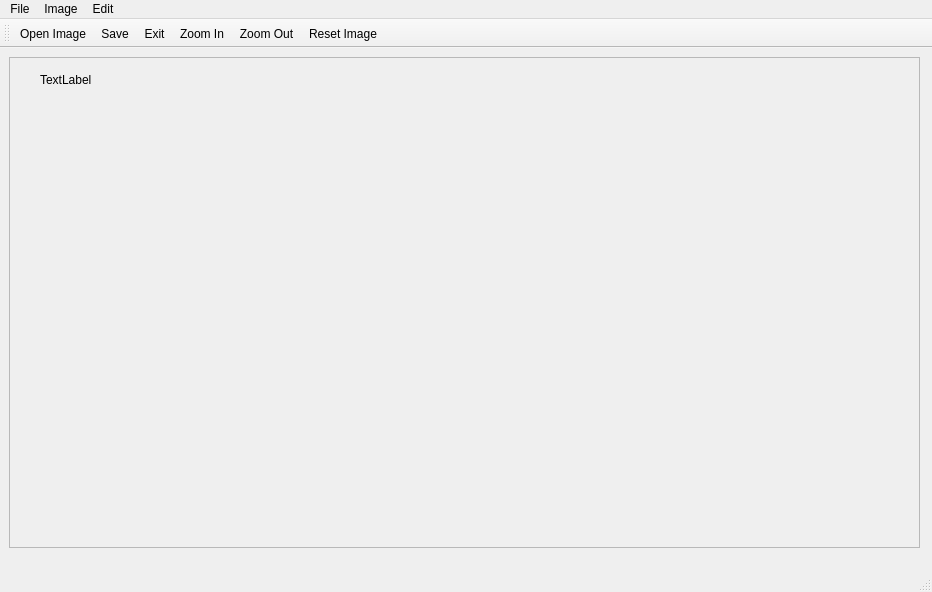
<?xml version="1.0" encoding="UTF-8"?>
<ui version="4.0">
 <class>MainWindow</class>
 <widget class="QMainWindow" name="MainWindow">
  <property name="geometry">
   <rect>
    <x>0</x>
    <y>0</y>
    <width>932</width>
    <height>592</height>
   </rect>
  </property>
  <property name="windowTitle">
   <string>MainWindow</string>
  </property>
  <widget class="QWidget" name="centralwidget">
   <widget class="QScrollArea" name="scrollArea">
    <property name="geometry">
     <rect>
      <x>9</x>
      <y>9</y>
      <width>911</width>
      <height>491</height>
     </rect>
    </property>
    <property name="widgetResizable">
     <bool>true</bool>
    </property>
    <widget class="QWidget" name="scrollAreaWidgetContents">
     <property name="geometry">
      <rect>
       <x>0</x>
       <y>0</y>
       <width>909</width>
       <height>489</height>
      </rect>
     </property>
     <widget class="QLabel" name="label">
      <property name="geometry">
       <rect>
        <x>30</x>
        <y>10</y>
        <width>79</width>
        <height>23</height>
       </rect>
      </property>
      <property name="text">
       <string>TextLabel</string>
      </property>
     </widget>
    </widget>
   </widget>
  </widget>
  <widget class="QMenuBar" name="menubar">
   <property name="geometry">
    <rect>
     <x>0</x>
     <y>0</y>
     <width>932</width>
     <height>29</height>
    </rect>
   </property>
   <widget class="QMenu" name="menuFile">
    <property name="title">
     <string>File</string>
    </property>
    <addaction name="actionOpen_Image"/>
    <addaction name="actionSave"/>
    <addaction name="actionExit"/>
   </widget>
   <widget class="QMenu" name="menuImage">
    <property name="title">
     <string>Image</string>
    </property>
    <addaction name="actionZoom_In"/>
    <addaction name="actionZoom_Out"/>
   </widget>
   <widget class="QMenu" name="menuEdit">
    <property name="title">
     <string>Edit</string>
    </property>
    <addaction name="actionReset_Image"/>
   </widget>
   <addaction name="menuFile"/>
   <addaction name="menuImage"/>
   <addaction name="menuEdit"/>
  </widget>
  <widget class="QStatusBar" name="statusbar"/>
  <widget class="QToolBar" name="toolBar">
   <property name="windowTitle">
    <string>toolBar</string>
   </property>
   <attribute name="toolBarArea">
    <enum>TopToolBarArea</enum>
   </attribute>
   <attribute name="toolBarBreak">
    <bool>false</bool>
   </attribute>
   <addaction name="actionOpen_Image"/>
   <addaction name="actionSave"/>
   <addaction name="actionExit"/>
   <addaction name="actionZoom_In"/>
   <addaction name="actionZoom_Out"/>
   <addaction name="actionReset_Image"/>
  </widget>
  <action name="actionOpen_Image">
   <property name="text">
    <string>Open Image</string>
   </property>
   <property name="shortcut">
    <string>Ctrl+O</string>
   </property>
  </action>
  <action name="actionSave">
   <property name="text">
    <string>Save</string>
   </property>
   <property name="shortcut">
    <string>Ctrl+S</string>
   </property>
  </action>
  <action name="actionExit">
   <property name="text">
    <string>Exit</string>
   </property>
   <property name="shortcut">
    <string>Ctrl+Q</string>
   </property>
  </action>
  <action name="actionZoom_In">
   <property name="text">
    <string>Zoom In</string>
   </property>
  </action>
  <action name="actionZoom_Out">
   <property name="text">
    <string>Zoom Out</string>
   </property>
  </action>
  <action name="actionReset_Image">
   <property name="text">
    <string>Reset Image</string>
   </property>
  </action>
 </widget>
 <resources/>
 <connections/>
</ui>
